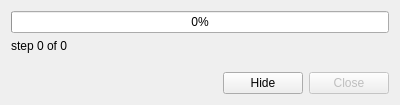
<?xml version="1.0" encoding="UTF-8"?>
<ui version="4.0">
 <class>MultiProgressDialog</class>
 <widget class="QDialog" name="MultiProgressDialog">
  <property name="geometry">
   <rect>
    <x>0</x>
    <y>0</y>
    <width>400</width>
    <height>105</height>
   </rect>
  </property>
  <property name="windowTitle">
   <string>Dialog</string>
  </property>
  <layout class="QGridLayout" name="gridLayout">
   <item row="3" column="0">
    <spacer name="horizontalSpacer">
     <property name="orientation">
      <enum>Qt::Horizontal</enum>
     </property>
     <property name="sizeHint" stdset="0">
      <size>
       <width>40</width>
       <height>20</height>
      </size>
     </property>
    </spacer>
   </item>
   <item row="2" column="0" colspan="3">
    <spacer name="verticalSpacer">
     <property name="orientation">
      <enum>Qt::Vertical</enum>
     </property>
     <property name="sizeHint" stdset="0">
      <size>
       <width>20</width>
       <height>40</height>
      </size>
     </property>
    </spacer>
   </item>
   <item row="1" column="0" colspan="3">
    <widget class="QLabel" name="steps">
     <property name="text">
      <string>step 0 of 0</string>
     </property>
    </widget>
   </item>
   <item row="3" column="2">
    <widget class="QPushButton" name="finished">
     <property name="enabled">
      <bool>false</bool>
     </property>
     <property name="text">
      <string>Close</string>
     </property>
    </widget>
   </item>
   <item row="0" column="0" colspan="3">
    <widget class="QProgressBar" name="progressBar">
     <property name="value">
      <number>0</number>
     </property>
    </widget>
   </item>
   <item row="3" column="1">
    <widget class="QPushButton" name="hide">
     <property name="text">
      <string>Hide</string>
     </property>
    </widget>
   </item>
  </layout>
 </widget>
 <resources/>
 <connections>
  <connection>
   <sender>finished</sender>
   <signal>clicked()</signal>
   <receiver>MultiProgressDialog</receiver>
   <slot>accept()</slot>
   <hints>
    <hint type="sourcelabel">
     <x>199</x>
     <y>149</y>
    </hint>
    <hint type="destinationlabel">
     <x>199</x>
     <y>149</y>
    </hint>
   </hints>
  </connection>
  <connection>
   <sender>hide</sender>
   <signal>clicked()</signal>
   <receiver>MultiProgressDialog</receiver>
   <slot>reject()</slot>
   <hints>
    <hint type="sourcelabel">
     <x>257</x>
     <y>277</y>
    </hint>
    <hint type="destinationlabel">
     <x>199</x>
     <y>149</y>
    </hint>
   </hints>
  </connection>
 </connections>
 <slots>
  <slot>update_step(int)</slot>
  <slot>finish_step()</slot>
  <slot>set_busy(bool)</slot>
 </slots>
</ui>
